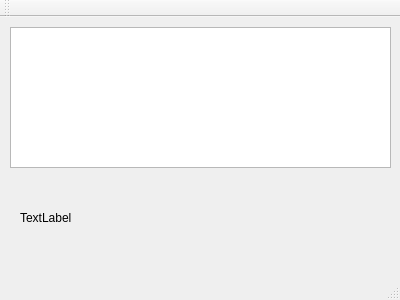
<?xml version="1.0" encoding="UTF-8"?>
<ui version="4.0">
 <class>MainWindow</class>
 <widget class="QMainWindow" name="MainWindow">
  <property name="geometry">
   <rect>
    <x>0</x>
    <y>0</y>
    <width>400</width>
    <height>300</height>
   </rect>
  </property>
  <property name="windowTitle">
   <string>MainWindow</string>
  </property>
  <widget class="QWidget" name="centralWidget">
   <widget class="QTextBrowser" name="textBrowser">
    <property name="geometry">
     <rect>
      <x>10</x>
      <y>10</y>
      <width>381</width>
      <height>141</height>
     </rect>
    </property>
   </widget>
   <widget class="QLabel" name="label">
    <property name="geometry">
     <rect>
      <x>20</x>
      <y>165</y>
      <width>361</width>
      <height>71</height>
     </rect>
    </property>
    <property name="text">
     <string>TextLabel</string>
    </property>
   </widget>
  </widget>
  <widget class="QMenuBar" name="menuBar">
   <property name="geometry">
    <rect>
     <x>0</x>
     <y>0</y>
     <width>400</width>
     <height>25</height>
    </rect>
   </property>
  </widget>
  <widget class="QToolBar" name="mainToolBar">
   <attribute name="toolBarArea">
    <enum>TopToolBarArea</enum>
   </attribute>
   <attribute name="toolBarBreak">
    <bool>false</bool>
   </attribute>
  </widget>
  <widget class="QStatusBar" name="statusBar"/>
 </widget>
 <layoutdefault spacing="6" margin="11"/>
 <resources/>
 <connections/>
</ui>
